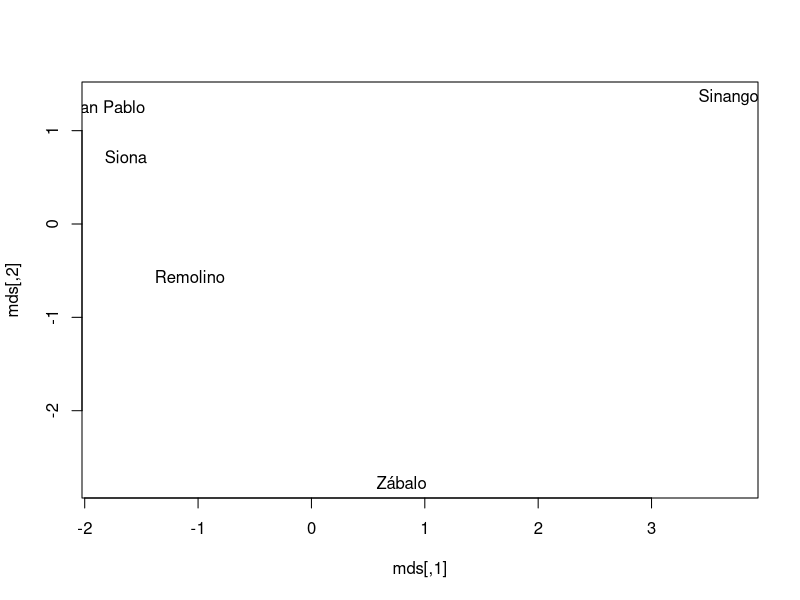
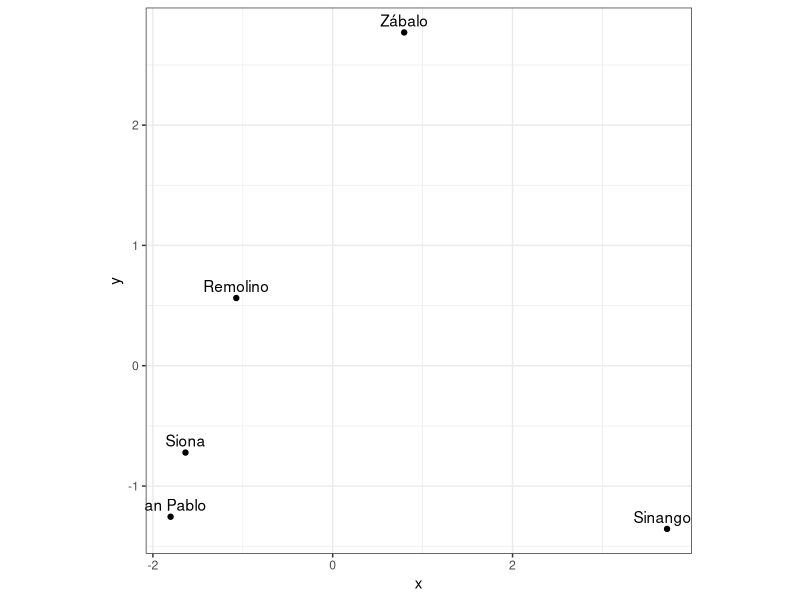
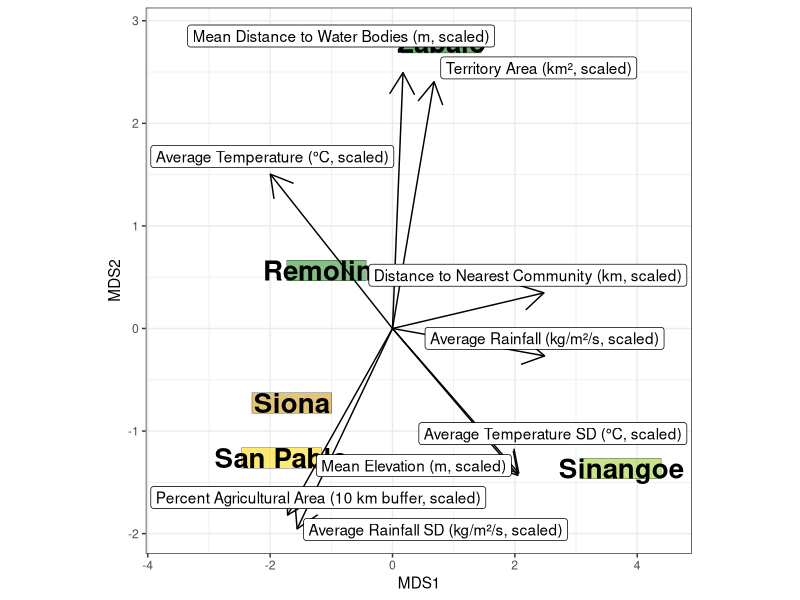
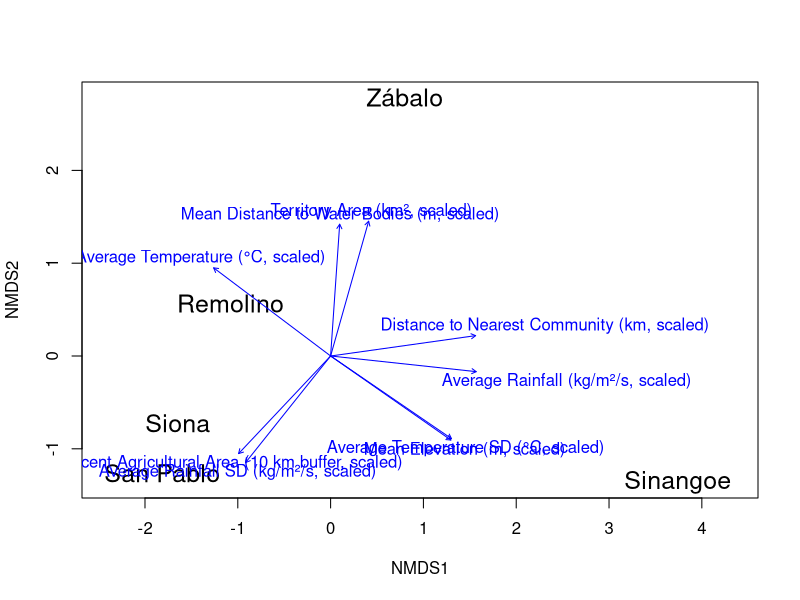
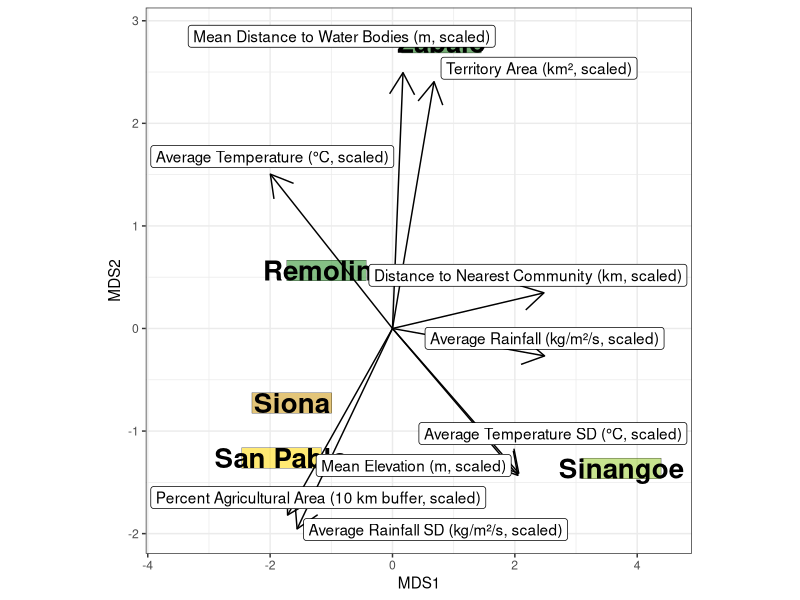

The R source for these figures, in order: (Note: this script raises an error after producing the figures.)
# Goal: do the multidimensional scaling

setwd("~/Documents/amazon")

# source of elevation data: https://www.sciencebase.gov/catalog/item/5920dd83e4b0ac16dbdf3a4d
# source for rainfall, temperature, humidity, root moisture: https://disc.gsfc.nasa.gov/datasets/GLDAS_NOAH025_M_2.1/summary

################################################################################
################################################################################
################################################################################

# load in necessary packages
require(dplyr)
require(vegan)
require(ggplot2)
require(ggrepel)
library(knitr)
library(kableExtra)

# load in necessary data
communityCovariates <- read.csv("Global/Data/CommunityLevelCovariates.csv")
rownames(communityCovariates) <- gsub("Zabalo", "Zábalo", communityCovariates$Community)
communityCovariates$Community <- NULL



################################################################################
################################################################################
######################### MULTIDIMENSIONAL SCALING #############################
################################################################################
################################################################################

# Columns to exclude
keepColumns <- c(
    "TerritoryArea", "distanceToNearestCommunity",
    "airTemp", "airTempSD", "rainfall", "rainfallSD", "MeanElevation", "MeanDistToWater",
    "agArea10KM"
)
excludeColumns <- c(
    "X", "Y", "OperatingDays", "MeanTemperature", "MeanDistToWater",
    "DaysHuntingPerMonthDry", "DaysHuntingPerMonthWet", "DaysFishingPerMonthWet",
    "DaysFishingPerMonthDry", "PercentPopWhoHunt", "PercentPopWhoFish", 
    "humiditySD", "airTempSD", "rainfallSD", "rootMoistureSD",
    # new removals
    "humidity", "rootMoisture", "shannonIndex", "simpsonIndex", "nSpecies", "nIndiv"
)
communityCovariatesRemoved <- communityCovariates[, (names(communityCovariates) %in% keepColumns)]
communityCovariatesRemoved <- scale(communityCovariatesRemoved)

# make nice labels for the covariates
unique(colnames(communityCovariatesRemoved))
# [1] "distanceToNearestCommunity" "TerritoryArea"             
# [3] "rainfall"                   "rainfallSD"                
# [5] "airTemp"                    "airTempSD"                 
# [7] "MeanDistToWater"            "MeanElevation"             
# [9] "agArea20KM"              
colnames(communityCovariatesRemoved) <- c(
    "Distance to Nearest Community (km, scaled)",
    "Territory Area (km², scaled)",
    "Average Rainfall (kg/m²/s, scaled)",
    "Average Rainfall SD (kg/m²/s, scaled)",
    "Average Temperature (°C, scaled)",
    "Average Temperature SD (°C, scaled)",
    "Mean Distance to Water Bodies (m, scaled)",
    "Mean Elevation (m, scaled)",
    "Percent Agricultural Area (10 km buffer, scaled)"
)

# Calculate the distance matrix
distance_matrix <- dist(communityCovariatesRemoved)

# Perform MDS analysis
mds <- cmdscale(distance_matrix)
plot(mds, type = "n")
text(mds, labels = rownames(communityCovariates))

# data frame for ggplot
x <- as.data.frame(mds)$V1
y <- -as.data.frame(mds)$V2 # reflect so North is at the top
mds_df <- data.frame(x = x, y = y, label = rownames(mds))

# plot using ggplot
colors <- c(
    "Zábalo" = "darkgreen", "Remolino" = "forestgreen",
    "Sinangoe" = "yellowgreen", "San Pablo" = "gold1", "Siona" = "darkgoldenrod3"
)
ggplot(mds_df, aes(x = x, y = y, label = label)) +
    geom_point() +
    geom_text(aes(label = label), vjust = -0.5) + # add labels
    theme_bw() +
    theme(aspect.ratio = 1) 




# this is how I found a way to add the arrows to the plot
####### the 'vegan' way based on https://andrewirwin.github.io/data-viz-notes/lessons/122-mds.html
NMDS <- metaMDS(distance_matrix, trymax = 50)

# add arrows showing the direction of the covariates
ef <- envfit(NMDS, as.data.frame(communityCovariatesRemoved), na.rm = TRUE)
ef
labelFactor <- 2.5
arrows1 <- ef$vectors$arrows |> as_tibble(rownames = "community")
as_tibble(NMDS$points, rownames = "community") |>
    ggplot(aes(x = MDS1, y = MDS2, label = community)) +
    #geom_point()
    xlim(min(NMDS$points[, 1]) * 2, max(NMDS$points[, 1]) * 1.2) +
    geom_tile(
        aes(fill = community, color = "black", alpha = 0.2),
        width = 1.3,
        height = 0.2,
        col = "black"
    ) +
    scale_fill_manual(values = colors) +
    geom_text(aes(fontface = "bold"), size = 7) +
    geom_segment(data = arrows1, aes(x = labelFactor * NMDS1, y = labelFactor * NMDS2, xend = 0, yend = 0), arrow = arrow(ends = "first")) +
    geom_label_repel(data = arrows1, aes(x = labelFactor * NMDS1, y = labelFactor * NMDS2), nudge_y = .1, segment.colour = NA) +
    theme_bw() +
    theme(aspect.ratio = 1,
        legend.position = "none")
ggsave(
    filename = paste0("Global/Figures/MultispeciesModeling/multiDimensionalScaling.png"),
    width = 12, height = 12
)

# base plot for comparison
plot(NMDS, type = "text", cex = 1.5)
plot(ef)

# make a table of the envfit results
ef_df <- as.data.frame(ef$vectors$arrows) %>%
    mutate(
        r2 = ef$vectors$r,
        pval = ef$vectors$pvals,
        Variable = rownames(ef$vectors$arrows)
    ) %>%
    select(NMDS1, NMDS2, r2, pval) %>%
    mutate(
        sig = case_when(
            pval <= 0.001 ~ "***",
            pval <= 0.01 ~ "**",
            pval <= 0.05 ~ "*",
            #pval <= 0.1 ~ ".",
            TRUE ~ ""
        ),
        pval_fmt = sprintf("%.3f%s", pval, sig),
        r2_fmt = sprintf("%.3f", r2)
    ) %>%
    select(NMDS1, NMDS2, r2_fmt, pval_fmt)

# make the table
kbl(
    ef_df,
    col.names = c("NMDS1", "NMDS2", expression(r^2), "p-value"),
    escape = FALSE,
    format = "html"
) %>%
    kable_classic(full_width = TRUE, html_font = "Times New Roman") %>%
    column_spec(1, bold = TRUE) %>%
    row_spec(0, bold = TRUE) %>%   # bolds the header row
    save_kable(
        "Global/Figures/MultispeciesModeling/NMDS_envfit_table.png",
        zoom = 1.5
    )
